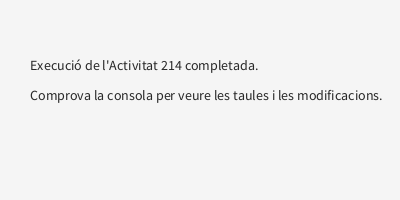
Frame 1 (no input)
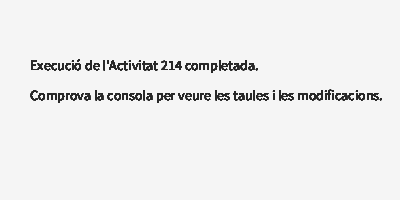
Frame 60 (the mouse pressed at the canvas centre just before this capture)
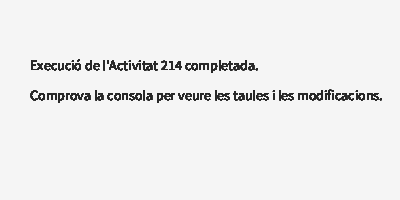
Frame 120 (the mouse held since frame 60 and released just before this capture)

The Processing sketch that drew these frames (run headless with seeded random() and noise(); from frame 60 on, the mouse is pressed at the canvas centre):

// Processing sketch: act214
// ── act214.pde
/**
 * -------------------------------------------------------------------
 * TÍTOL: Activitat 214 - Taules de Veritat i Operadors Lògics
 * DESCRIPCIÓ: Implementació de les taules de veritat dels operadors lògics 
 *            bàsics (AND, OR, NOT) i extensió amb expressions compostes i 
 *            avaluació de curtcircuit (short-circuit evaluation).
 * -------------------------------------------------------------------
 */

void setup() {
  size(400, 200);
  background(245);

  // =========================================================
  // 1. CODI ORIGINAL: TAULES DE VERITAT BÀSIQUES
  // =========================================================
  println("=========================================");
  println("       TAULES DE VERITAT (ORIGINAL)      ");
  println("=========================================");
  
  println("--- OPERADOR && (AND lògic) ---");
  // Retorna cert només si AMBDUES condicions són certes.
  println(" V  &&  V  = " + (true && true));   // Cert
  println(" V  &&  F  = " + (true && false));  // Fals
  println(" F  &&  V  = " + (false && true));  // Fals
  println(" F  &&  F  = " + (false && false)); // Fals

  println("--- OPERADOR || (OR lògic) ---");
  // Retorna cert si ALMENYS UNA de les condicions és certes.
  println(" V  ||  V  = " + (true || true));   // Cert
  println(" V  ||  F  = " + (true || false));  // Cert
  println(" F  ||  V  = " + (false || true));  // Cert
  println(" F  ||  F  = " + (false || false)); // Fals

  println("--- OPERADOR ! (NOT / Negació) ---");
  // Inverteix el valor de veritat actual.
  println(" !V (invers de true)  = " + !true);   // Fals
  println(" !F (invers de false) = " + !false);  // Cert

  // =========================================================
  // 2. MODIFICACIONS CREATIVES I CASOS PRÀCTICS (AMPLIACIÓ)
  // =========================================================
  println("\n=========================================");
  println("   MODIFICACIONS I EXPRESSIONS COMPOSTES ");
  println("=========================================");

  // Modificació A: Variables booleanes per a la presa de decisions
  boolean teEntrada = true;
  boolean esMajorEdat = false;
  boolean autoritzacioPares = true;

  // Lògica d'accés a un recinte: Ser major d'edat OR (tenir entrada AND autorització)
  boolean potEntrar = esMajorEdat || (teEntrada && autoritzacioPares);
  println("Accés permès (amb condicions compostes): " + potEntrar); // Cert

  // Modificació B: Demostració de les Lleis de De Morgan
  // !(A && B) és equivalent a !A || !B
  boolean a = true, b = false;
  boolean llei1Esquerra = !(a && b);
  boolean llei1Dreta = !a || !b;
  println("Llei de De Morgan (!(A && B) == (!A || !B)): " + (llei1Esquerra == llei1Dreta)); // Cert

  // Modificació C: Avaluació de curtcircuit (Short-circuit evaluation)
  // En l'expressió (x != 0 && y / x > 1), si x = 0, la primera part evita una divisió per zero.
  int divisor = 0;
  // Si posem (divisor != 0 && (10 / divisor > 2)), el programa no falla perquè 
  // en ser la primera part 'false', Java ja no avalua la segona part.
  boolean segurDavantDivisio = (divisor != 0) && ((10 / divisor) > 2);
  println("Avaluació segura contra divisió per zero: " + segurDavantDivisio); // Fals (sense error d'execució)
}

void draw() {
  // Presentació gràfica d'informació a la finestra de Processing
  fill(40);
  textSize(14);
  text("Execució de l'Activitat 214 completada.", 30, 70);
  text("Comprova la consola per veure les taules i les modificacions.", 30, 100);
}
